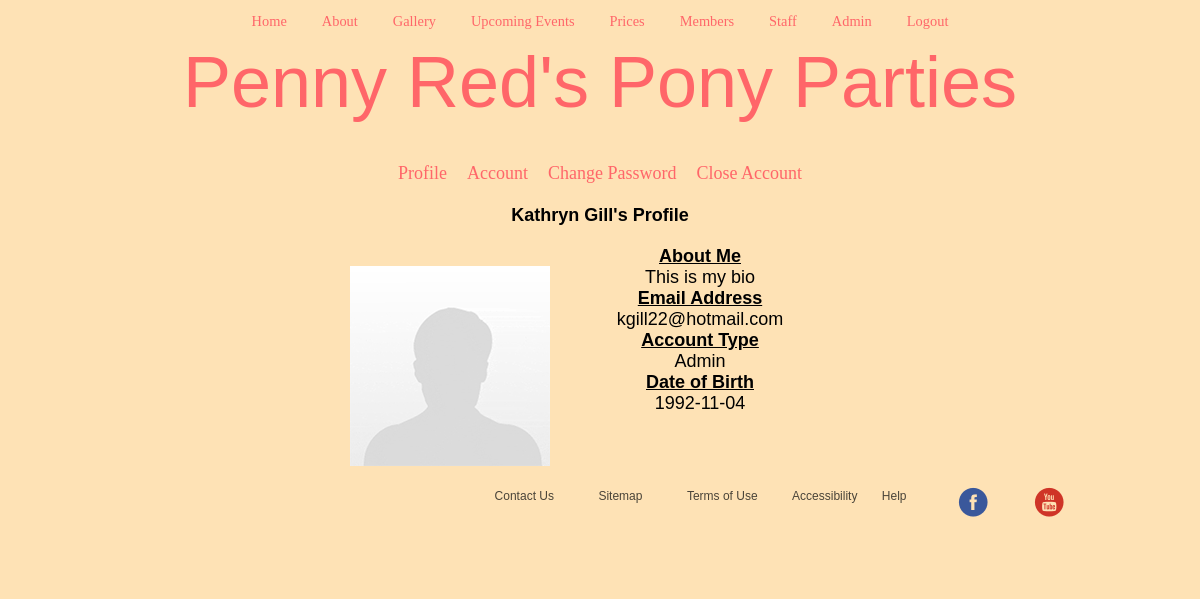
/profilesystem/index.php?userid=23 (signed in), run on the app's committed database.
### tables this page shows
CREATE TABLE `users` (
`userid` int(11) NOT NULL,
  `fname` varchar(32) NOT NULL,
  `lname` varchar(32) NOT NULL,
  `dob` date NOT NULL,
  `contactno` text NOT NULL,
  `email_address` text NOT NULL,
  `height` text NOT NULL,
  `weight` text NOT NULL,
  `date_joined` timestamp NOT NULL DEFAULT CURRENT_TIMESTAMP,
  `username` varchar(32) NOT NULL,
  `password` varchar(32) NOT NULL,
  `account_type` enum('Member','Staff','Admin','') NOT NULL,
  `bio` text NOT NULL,
  `profileext` text NOT NULL
);

### profilesystem/functions.php (called while the page is built, shortened)
<?php
function getUsersData($userid)
{
	$array = array();
	$q = mysql_query("SELECT * FROM `users` WHERE `userid`=".$userid);
	while($r = mysql_fetch_assoc($q))
	{
		$array['userid'] = $r['userid'];
		$array['username'] = $r['username'];
		$array['password'] = $r['password'];
		$array['fname'] = $r['fname'];
		$array['lname'] = $r['lname'];
		$array['contactno'] = $r['contactno'];
		$array['email_address'] = $r['email_address'];
		$array['profileext'] = $r['profileext'];
		$array['bio'] = $r['bio'];
		$array['dob'] = $r['dob'];
		$array['height'] = $r['height'];
		$array['weight'] = $r['weight'];
		$array['account_type'] = $r['account_type'];
	}
	return $array;
}
function userExists($userid)
{
	$numrows = mysql_num_rows(mysql_query("SELECT `userid` FROM `users` WHERE `userid`=".$userid));
	if($numrows==1)
		return true;
	else
		return false;
}
?>

### profilesystem/index.php (the view, shortened to what this page needs)
<?php
include ("headerp.php");
?>
<div id="container">
    <?php
    if(isset($_SESSION['username']))
    {
         $profileUsersData = getUsersData(mysql_real_escape_string($_GET['userid']));
        ?>
        <div id="menu">
            <a href="index.php">Profile</a>&nbsp;&nbsp;&nbsp;
            <a href="account.php">Account</a>&nbsp;&nbsp;&nbsp;
            <a href="changepassword.php">Change Password</a>&nbsp;&nbsp;&nbsp;
            <a href="closeaccount.php">Close Account</a><br /><br />
        </div>
        <?php if(userExists(mysql_real_escape_string($_GET['userid']))){ ?>
        <div id="header">
            <b><?php echo $profileUsersData['fname']." ".$profileUsersData['lname']."'s Profile"; ?></b>
        </div>
        <div id="wrapper">
            <div id="profilePicture">
                <?php
                    if($profileUsersData['profileext']=="")
                        echo '<img src="images/profile.png" />';
                    else
                        echo '<img src="images/userimages/'.$profileUsersData['userid'].'.'.$profileUsersData['profileext'].'" width="200" height="200" />';
                ?>
            </div>
            <div id="bio">
                <strong><u>About Me</u></strong><br />
                <?php
                    if($profileUsersData['bio']=="")
                        echo 'Edit your account to write something about yourself!';
                    else
                        echo $profileUsersData['bio'];
                ?>
            </div>
            <div id="email_address">
                <strong><u>Email Address</u></strong><br />
                <?php echo $profileUsersData['email_address']; ?>
            </div>
            <div id="account_type">
                <strong><u>Account Type</u></strong><br />
                <?php echo $profileUsersData['account_type']; ?>
            </div>
        </div>
        <div id="userDetails">
            <strong><u>Date of Birth</u></strong><br />
            <?php echo $profileUsersData['dob']; ?>
        </div>
        <?php } else echo "Invalid ID"; ?>
        <?php
    }
    ?>
</div>
</body>
</html>

### PR.css (style rules this page uses)
* { margin: 0; padding: 0; font-size: 18px; font-family: "Wingdings", sans-serif; background-color: #fee2b5; }
html, body { height: 100%; }
body { width: 1000px; margin: auto; }
a { font-family: "KG Miss Kindergarten", Georgia, Serif; }
strong { font-family: "KG Miss Kindergarten", Georgia, Serif; }
#container { margin-left: 250px; margin-right: 250px; margin-top: 40px; }
#termsofuse p, ol, ul, li { text-align: left; font-family: Arial; color: #4a4439; font-size: 16px; }
ul { padding: 15px; }
body { text-align: center; }
a, a:link, a:active { color: #ff6669; outline: none; text-decoration: none; }
#wrapper { width: 100%; margin-left: auto; margin-right: auto; }
#profilePicture { margin-top: 20px; float: left; }
#bio { margin-top: 20px; text-align: center; }
#footercontainer { clear: both; width: 100%; height: 100px; bottom:0; left:0; top: 100%; }
#footercontainer a, li { color: #4a4439; list-style-type: none; font-family: Arial; font-size: 12px; display: inline; padding: 10px; }
#footer1 { float: right; margin-left: 20%; margin-right: -60px; }
#footer3 { float: right; margin-left: 5%; }

### data on the page
users: fname "Kathryn", lname "Gill", bio "This is my bio", email_address "kgill22@hotmail.com", account_type "Admin", dob "1992-11-04"
